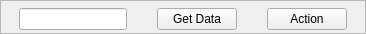
                    <widget class="QFrame" name="frame_20">
                     <property name="minimumSize">
                      <size>
                       <width>0</width>
                       <height>0</height>
                      </size>
                     </property>
                     <property name="maximumSize">
                      <size>
                       <width>16777215</width>
                       <height>0</height>
                      </size>
                     </property>
                     <property name="frameShape">
                      <enum>QFrame::StyledPanel</enum>
                     </property>
                     <property name="frameShadow">
                      <enum>QFrame::Raised</enum>
                     </property>
                     <layout class="QGridLayout" name="gridLayout_8">
                      <property name="leftMargin">
                       <number>18</number>
                      </property>
                      <property name="topMargin">
                       <number>7</number>
                      </property>
                      <property name="rightMargin">
                       <number>18</number>
                      </property>
                      <property name="bottomMargin">
                       <number>3</number>
                      </property>
                      <property name="horizontalSpacing">
                       <number>30</number>
                      </property>
                      <property name="verticalSpacing">
                       <number>0</number>
                      </property>
                      <item row="0" column="2">
                       <widget class="QPushButton" name="pushButton_5">
                        <property name="text">
                         <string>Get Data</string>
                        </property>
                       </widget>
                      </item>
                      <item row="0" column="1">
                       <widget class="QLineEdit" name="lineEdit_4"/>
                      </item>
                      <item row="0" column="3">
                       <widget class="QPushButton" name="pushButton_3">
                        <property name="text">
                         <string>Action</string>
                        </property>
                        <property name="checkable">
                         <bool>true</bool>
                        </property>
                       </widget>
                      </item>
                     </layout>
                    </widget>
